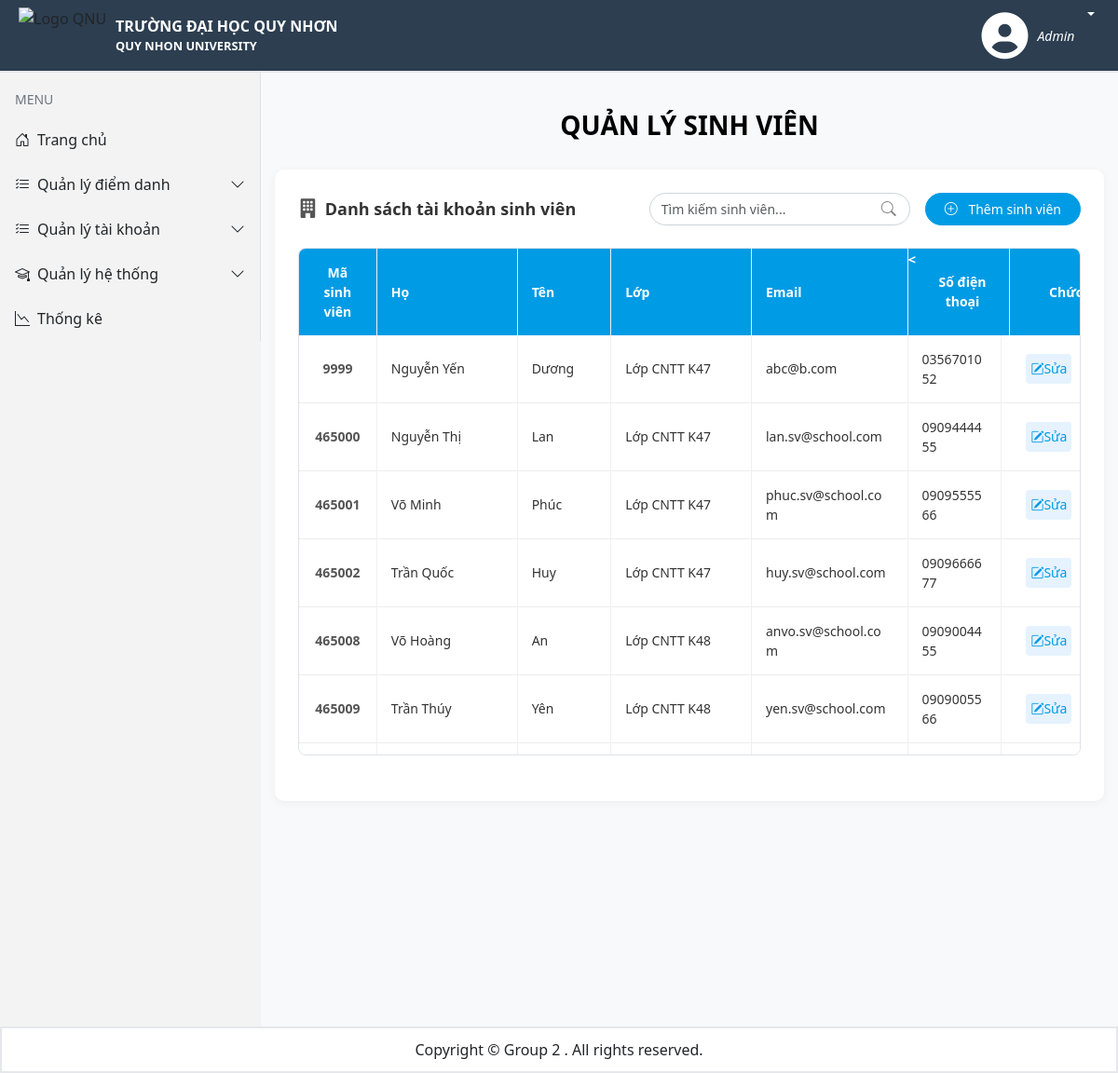
Screenshot of /Admin/QuanLyTaiKhoan/SinhVien (signed in) with the database file from the repository.
### tables this page shows
CREATE TABLE IF NOT EXISTS `account` (
  `UserID` int NOT NULL,
  `Ho` varchar(50) DEFAULT NULL,
  `Ten` varchar(50) DEFAULT NULL,
  `CCCD` varchar(12) DEFAULT NULL,
  `SoDT` varchar(10) DEFAULT NULL,
  `Email` varchar(255) DEFAULT NULL,
  `DiaChi` varchar(255) DEFAULT NULL,
  `NgaySinh` date DEFAULT NULL,
  `GioiTinh` enum('Nam','Nữ') DEFAULT NULL,
  `MatKhau` varchar(255) DEFAULT NULL,
  `AuthToken` varchar(255) DEFAULT NULL,
  `Role` enum('1','2','3') NOT NULL DEFAULT '1',
  PRIMARY KEY (`UserID`),
  UNIQUE KEY `CCCD` (`CCCD`),
  UNIQUE KEY `Email` (`Email`)
);

CREATE TABLE IF NOT EXISTS `student` (
  `MSSV` int NOT NULL,
  `MaLop` varchar(10) DEFAULT NULL,
  PRIMARY KEY (`MSSV`),
  KEY `MaLop` (`MaLop`)
);

CREATE TABLE IF NOT EXISTS `lopsv` (
  `MaLop` varchar(10) NOT NULL,
  `TenLop` varchar(255) DEFAULT NULL,
  `MaNganh` varchar(10) DEFAULT NULL,
  PRIMARY KEY (`MaLop`),
  KEY `MaNganh` (`MaNganh`)
);

### app/Controllers/BaseController.php (called while the page is built, shortened)
<?php
require_once __DIR__ . '/../Models/User.php';
require_once __DIR__ . '/../Config/database.php';
class BaseController
{
    protected function renderAdmin($title, $render,$data = [])
    {
        require_once __DIR__ . "/../Views/layout.php";
    }
}

### app/Controllers/AdminController.php (called while the page is built, shortened)
<?php
    require_once __DIR__ . '/BaseController.php';
    class AdminController extends BaseController
    {
        public function showQuanLyTKSinhVien()
        {
            if(isset($_GET['search']))
            {
                $listAccount = (new User())->searchStudentInfo(trim($_GET['search']));
            }
            else
                $listAccount = (new User())->getAllStudentInfo();
            $this->renderAdmin("Quản lý tài khoản sinh viên", "QLTaiKhoanSV.php",
             ['listAccount' => $listAccount]);
        }
    }
?>

### app/Models/User.php (called while the page is built, shortened)
<?php
    class User
    {
        private $conn;
        public function __construct()
        {
            $this->conn = Database::getConnection();
        }
        public  function getAllStudentInfo()
        {
            $stmt = $this->conn->prepare("SELECT MSSV, Ho, Ten, GioiTinh, NgaySinh, SoDT, CCCD, Email, DiaChi, TenLop, TenNganh FROM account
            RIGHT JOIN student on account.UserID = student.MSSV
            LEFT JOIN lopsv on  lopsv.MaLop = student.MaLop
            LEFT JOIN nganh on lopsv.MaNganh = nganh.MaNganh ");
            $stmt->execute();
            $result = $stmt->get_result();
            $data = [];
            while ($row = $result->fetch_assoc()) {
                $data[] = $row;
            }
            return $data;
        }
    }
?>

### app/Config/database.php (called while the page is built, shortened)
<?php
class Database
{
    private static $servername = "localhost";
    private static $username = "root";
    private static $password = "";
    private static $dbname = "diemdanhonline";
    private static $conn = null;
    public static function getConnection()
    {
        if (self::$conn === null) {
            self::$conn = new mysqli(self::$servername, self::$username, self::$password, self::$dbname);
        }
        return self::$conn;
    }
}
?>

### app/Views/Admin/QLTaiKhoanSV.php (the view, shortened to what this page needs)
<!DOCTYPE html>
<html lang="vi">
<head>
    <link rel="stylesheet" href="public/assets/css/qltaikhoan.css">
</head>
<body>
    <div class="page-container">
        <h1 class="main-page-title">QUẢN LÝ SINH VIÊN</h1>
        <div class="custom-card">
            <div class="toolbar-container mb-4">
                <div class="toolbar-left">
                    <div class="toolbar-title">
                        <i class="bi bi-building-fill me-2"></i> <span>Danh sách tài khoản sinh viên</span>
                    </div>
                </div>
                <div class="toolbar-right d-flex align-items-center gap-3">
                    <form action="" method="GET" class="search-wrapper position-relative">
                        <input type="search" name="search" class="form-control search-input" value="<?php echo isset($_GET['search']) ? $_GET['search'] : '' ?>" placeholder="Tìm kiếm sinh viên...">
                        <i class="bi bi-search search-icon"></i>
                    </form>
                    <a href="Admin/QuanLyTaiKhoan/SinhVien/ThemSinhVien" class="btn btn-primary btn-add">
                        <i class="bi bi-plus-circle me-2"></i>
                        Thêm sinh viên
                    </a>
                </div>
            </div>
            <div class="custom-table">
                <div class="table-header">
                    <div class="col-cell c-code">Mã sinh viên</div>
                    <div class="col-cell c-ho">Họ</div>
                    <div class="col-cell c-ten">Tên</div>
                    <div class="col-cell c-lop">Lớp</div>
                    <div class="col-cell email">Email</div>
                    <<div class="col-cell phone">Số điện thoại</div>
                    <div class="col-cell c-action">Chức năng</div>
                </div>
                <div class="table-body">
                    <?php foreach ($data['listAccount'] as $sv): ?>
                        <div class="table-row">
                            <div class="col-cell c-code"><?php echo htmlspecialchars($sv['MSSV']); ?></div>
                            <div class="col-cell c-ho"><?php echo htmlspecialchars($sv['Ho']); ?></div>
                            <div class="col-cell c-ten"><?php echo htmlspecialchars($sv['Ten']); ?></div>
                            <div class="col-cell c-lop"><?php echo htmlspecialchars($sv['TenLop']); ?></div>
                            <div class="col-cell email"><?php echo htmlspecialchars($sv['Email']); ?></div>
                            <div class="col-cell phone"><?php echo htmlspecialchars($sv['SoDT']); ?></div>
                            <div class="col-cell c-action">
                                <a href="Admin/QuanLyTaiKhoan/SinhVien/SuaSinhVien?MSSV= <?php echo htmlspecialchars($sv['MSSV']) ?>" class="btn-icon btn-edit" title="Sửa"><i class="bi bi-pencil-square"></i>Sửa </a>
                            </div>
                        </div>
                    <?php endforeach; ?>
                </div>
            </div>
        </div>
    </div>
</body>
</html>

### public/assets/css/layout.css (style rules this page uses)
:root { --sidebars-color: #f3f3f3; --header-color: #2c3e50; }
* { padding: 0px; margin: 0px; box-sizing: border-box; }
body { background-color: #F6F8FB; overflow: hidden; }

### public/assets/css/qltaikhoan.css (style rules this page uses)
.page-container { max-width: 1800px; margin: 40px auto; padding: 0 15px; }
.main-page-title { text-align: center; font-weight: 700; font-size: 28px; margin-bottom: 30px; text-transform: uppercase; color: #000; }
.custom-card { background-color: #fff; border-radius: 10px; box-shadow: 0 2px 10px rgba(0,0,0,0.05); padding: 25px; }
.toolbar-container { display: flex; justify-content: space-between; align-items: center; flex-wrap: wrap; gap: 15px; }
.toolbar-title { font-weight: 600; font-size: 18px; color: #333; display: flex; align-items: center; }
.toolbar-title i { font-size: 1.3rem; color: #555; }
.search-wrapper { width: 280px; }
.search-input { border-radius: 50px; padding-right: 40px; border: 1px solid #ced4da; font-size: 14px; }
.search-icon { position: absolute; right: 15px; top: 50%; transform: translateY(-50%); color: #888; cursor: pointer; }
.btn-add { background-color: #009be5; border-color: #009be5; border-radius: 20px; padding: 6px 20px; font-weight: 500; font-size: 14px; white-space: nowrap; }
.custom-table { width: 100%; max-width: 100%; border: 1px solid #dee2e6; border-radius: 8px; overflow: hidden; background-color: #fff; }
.table-header { display: flex; background-color: #009be5; color: #fff; font-weight: 600; font-size: 15px; }
.table-header .col-cell { color: white; text-align: center; }
.table-body { display: block; max-height: 450px; overflow-y: auto; overflow-x: hidden; width: 100%; }
.table-row { display: flex; border-bottom: 1px solid #eee; background-color: #fff; align-items: stretch; transition: background-color 0.2s; }
.col-cell { padding: 15px 15px; display: flex; align-items: center; font-size: 14px; color: #333; white-space: normal; word-break: break-word; }
.c-code { flex: 0 0 10%; justify-content: center; font-weight: 600; color: #555; border-right: 1px solid #f0f0f0; }
.c-ho { flex: 0 0 18%; justify-content: flex-start; border-right: 1px solid #f0f0f0; }
.c-ten { flex: 0 0 12%; justify-content: flex-start; border-right: 1px solid #f0f0f0; }
.c-lop { flex: 0 0 18%; justify-content: flex-start; border-right: 1px solid #f0f0f0; }
.email { flex: 0 0 20%; justify-content: flex-start; border-right: 1px solid #f0f0f0; }
.phone { flex: 0 0 12%; justify-content: center; border-right: 1px solid #f0f0f0; }
.c-action { flex: 0 0 10%; justify-content: center; min-width: 160px; }
.btn-icon { width: auto; padding: 0px 5px; text-decoration: none; height: 32px; border-radius: 4px; border: none; display: flex; justify-content: center; align-items: center; margin: 0 5px; cursor: pointer; transition: all 0.2s; }
.btn-edit { background-color: #e6f2ff; color: #009be5; }

### app/Views/partials/menubar.php (style rules this page uses)
:root { --sidebar-width: 280px; }
body { background:#f8f9fa; }

### rows the page displays
account: student.MSSV "9999", Ho "Nguyễn Yến", Ten "Dương", lopsv.TenLop "Lớp CNTT K47", Email "abc@b.com", SoDT "0356701052"
account: student.MSSV "465000", Ho "Nguyễn Thị", Ten "Lan", lopsv.TenLop "Lớp CNTT K47", Email "lan.sv@school.com", SoDT "0909444455"
account: student.MSSV "465001", Ho "Võ Minh", Ten "Phúc", lopsv.TenLop "Lớp CNTT K47", Email "phuc.sv@school.com", SoDT "0909555566"
account: student.MSSV "465002", Ho "Trần Quốc", Ten "Huy", lopsv.TenLop "Lớp CNTT K47", Email "huy.sv@school.com", SoDT "0909666677"
account: student.MSSV "465008", Ho "Võ Hoàng", Ten "An", lopsv.TenLop "Lớp CNTT K48", Email "anvo.sv@school.com", SoDT "0909004455"
account: student.MSSV "465009", Ho "Trần Thúy", Ten "Yên", lopsv.TenLop "Lớp CNTT K48", Email "yen.sv@school.com", SoDT "0909005566"
